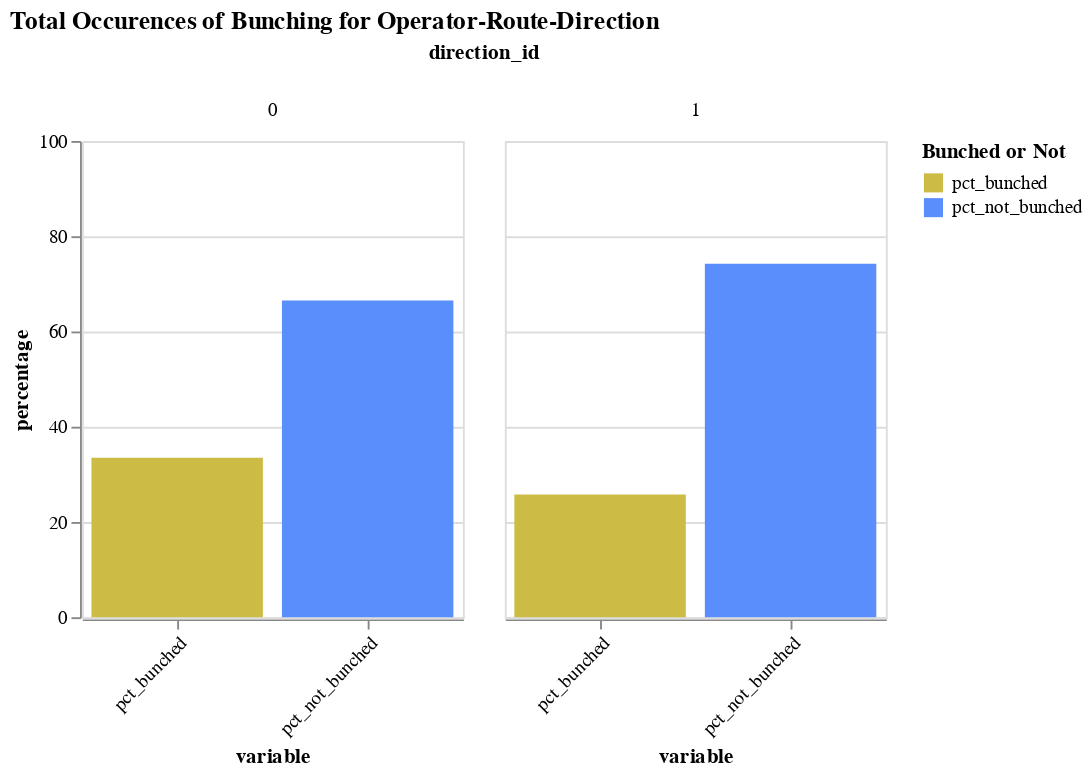

The cell this chart's notebook holds for it:
### Code cell
sf_30_test = agg_operator_route_dir1.loc[
    (agg_operator_route_dir1.organization_name == "City and County of San Francisco")
    & (agg_operator_route_dir1.route_id == "30")
]

sf_30_test_m = pd.melt(
    sf_30_test,
    id_vars=["organization_name", "route_id", "direction_id"],
    value_vars=["pct_bunched", "pct_not_bunched"],
).rename(columns={"value": "percentage"})

alt.Chart(sf_30_test_m).mark_bar().encode(
    x=alt.X(
        "variable:O",
        axis=alt.Axis(labelAngle=-45),
    ),
    y=alt.Y("percentage:Q", scale=alt.Scale(domain=[0, 100])),
    color=alt.Color(
        "variable:N",
        title="Bunched or Not",
        scale=alt.Scale(range=color_dict["tri_color"]),
    ),
    column="direction_id:N",
    tooltip=list(sf_30_test_m.columns),
).properties(
    title={
        "text": "Total Occurences of Bunching for Operator-Route-Direction",
    },
    width=200,
    height=250,
)

### Figure 1 — Vega-Lite specification as saved in the notebook (floating-point values rounded to 4 significant figures)
{"config": {"view": {"continuousWidth": 300, "continuousHeight": 300}}, "data": {"name": "data-448902082ffba2e36bedf57c30563f25"}, "mark": {"type": "bar"}, "encoding": {"color": {"field": "variable", "scale": {"range": ["#ccbb44", "#5b8efd", "#dd217d"]}, "title": "Bunched or Not", "type": "nominal"}, "column": {"field": "direction_id", "type": "nominal"}, "tooltip": [{"field": "organization_name", "type": "nominal"}, {"field": "route_id", "type": "nominal"}, {"field": "direction_id", "type": "quantitative"}, {"field": "variable", "type": "nominal"}, {"field": "percentage", "type": "quantitative"}], "x": {"axis": {"labelAngle": -45}, "field": "variable", "type": "ordinal"}, "y": {"field": "percentage", "scale": {"domain": [0, 100]}, "type": "quantitative"}}, "height": 250, "title": {"text": "Total Occurences of Bunching for Operator-Route-Direction"}, "width": 200, "$schema": "https://vega.github.io/schema/vega-lite/v5.17.0.json", "datasets": {"data-448902082ffba2e36bedf57c30563f25": [{"organization_name": "City and County of San Francisco", "route_id": "30", "direction_id": 0.0, "variable": "pct_bunched", "percentage": 33.49}, {"organization_name": "City and County of San Francisco", "route_id": "30", "direction_id": 1.0, "variable": "pct_bunched", "percentage": 25.79}, {"organization_name": "City and County of San Francisco", "route_id": "30", "direction_id": 0.0, "variable": "pct_not_bunched", "percentage": 66.51}, {"organization_name": "City and County of San Francisco", "route_id": "30", "direction_id": 1.0, "variable": "pct_not_bunched", "percentage": 74.21}]}}
